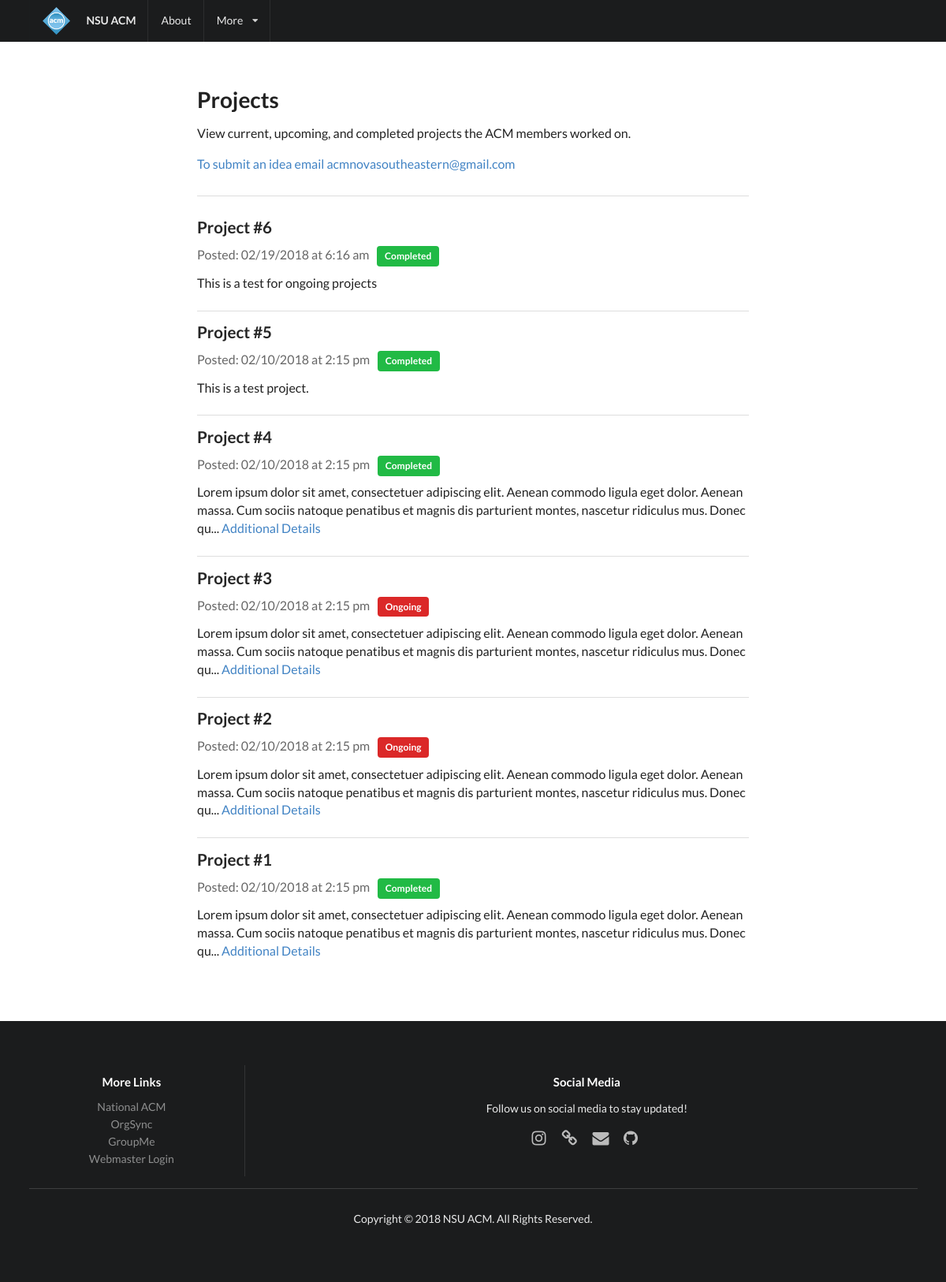
The app's page /projects.php with its own data.
### tables this page shows
CREATE TABLE IF NOT EXISTS `projects` (
`id` bigint(11) NOT NULL,
  `name` varchar(255) NOT NULL,
  `description` text NOT NULL,
  `posted_timestamp` timestamp NOT NULL DEFAULT CURRENT_TIMESTAMP ON UPDATE CURRENT_TIMESTAMP,
  `status` varchar(10) NOT NULL
);

### projects.php (the view, shortened to what this page needs)
<?php
require('config.php');
?>
<!DOCTYPE html>
<html>
<head>
  <?php
  require ('header.php');
  ?>
</head>
<body>
  <?php
  $page_rows = 10;
  $pagenum = 1;
  $limit = 'LIMIT ' .($pagenum - 1) * $page_rows .',' .$page_rows;
  $sql = 'SELECT * FROM projects ORDER BY posted_timestamp DESC '.$limit.'';
  $result=mysqli_query($mysqli,$sql) or die(mysqli_error());
  $paginationCtrls = '';
  $paginationCtrls .= '</div>';
  ?>
  <?php
  require ('navbar.php');
  ?>
  <div class="ui main text container">
    <h1 class="ui header">Projects</h1>
    <p>View current, upcoming, and completed projects the ACM members worked on.</p>
    <p><a href="mailto:acmnovasoutheastern@gmail.com">To submit an idea email acmnovasoutheastern@gmail.com</a></p>
    <div class="ui section divider"></div>
    <div class="ui divided items">
      <?php
        while($row = mysqli_fetch_array($result)){
      ?>
        <div class="item">
          <div class="content">
            <a href="project.php?id=<?php echo $row['id']; ?>" class="header"><?php echo $row['name']; ?></a>
            <div class="meta">
              <?php $timestamp = strtotime($row['posted_timestamp']); ?>
              <span>Posted: <?php echo date("m/d/Y", $timestamp); ?> at <?php echo date("g:i a", $timestamp); ?></span>
              <?php
              if ($row['status'] == 'completed') {
                ?>
                <span class="ui green label">
                  Completed
                </span>
                <?php
              }
              else {
                ?>
                <span class="ui red label">
                  Ongoing
                </span>
                <?php
              }
              ?>
            </div>
            <div class="description">
              <?php
              if (strlen($row['description']) > 200)
              {
                $stringCut = substr($row['description'], 0, 200);
                $string = strip_tags($stringCut). "... <a href='project.php?id=".$row['id']."'>Additional Details</a>";
                echo '<p>'.$string.'</p>';
              }
              else
              {
                echo '<p>'.$row['description'].'</p>';
              }
              ?>
            </div>
          </div>
        </div>
        <?php
        }
      ?>
    </div>
    <div id="pagination_controls"><?php echo $paginationCtrls; ?></div>
  <?php
  require ('footer.php');
  ?>
</body>
</html>

### stylesheet.css (style rules this page uses)
.main.container { margin-top: 7em; }

### records on screen
projects: name "Project #6", posted_timestamp "02/19/2018", posted_timestamp "6:16 am", status "Completed", description "This is a test for ongoing projects"
projects: name "Project #5", posted_timestamp "02/10/2018", posted_timestamp "2:15 pm", status "Completed", description "This is a test project."
projects: name "Project #4", posted_timestamp "02/10/2018", posted_timestamp "2:15 pm", status "Completed", description "Lorem ipsum dolor sit amet, consectetuer adipiscing elit. Aenean commodo ligula eget dolor. Aenean massa. Cum sociis natoque penatibus et magnis dis parturient montes, nascetur ridiculus mus. Donec qu"
projects: name "Project #3", posted_timestamp "02/10/2018", posted_timestamp "2:15 pm", status "Ongoing", description "Lorem ipsum dolor sit amet, consectetuer adipiscing elit. Aenean commodo ligula eget dolor. Aenean massa. Cum sociis natoque penatibus et magnis dis parturient montes, nascetur ridiculus mus. Donec qu"
projects: name "Project #2", posted_timestamp "02/10/2018", posted_timestamp "2:15 pm", status "Ongoing", description "Lorem ipsum dolor sit amet, consectetuer adipiscing elit. Aenean commodo ligula eget dolor. Aenean massa. Cum sociis natoque penatibus et magnis dis parturient montes, nascetur ridiculus mus. Donec qu"
projects: name "Project #1", posted_timestamp "02/10/2018", posted_timestamp "2:15 pm", status "Completed", description "Lorem ipsum dolor sit amet, consectetuer adipiscing elit. Aenean commodo ligula eget dolor. Aenean massa. Cum sociis natoque penatibus et magnis dis parturient montes, nascetur ridiculus mus. Donec qu"
